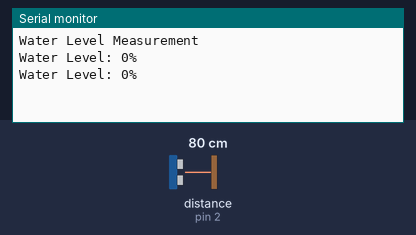
This sketch was run on a simulated Arduino Uno, built with avr-gcc and run on an emulated ATmega328P. On the bench: the last lines printed to the serial monitor. The test bench sets the inputs (shaded band); at power-on: distance to the obstacle (sensor on pin 2) 80 cm. The echo pulse lasts 58.3 µs per cm.

Above: at 1.8 s.
1.9 s: distance to the obstacle (sensor on pin 2) set to 97 cm
At 2.8 s:
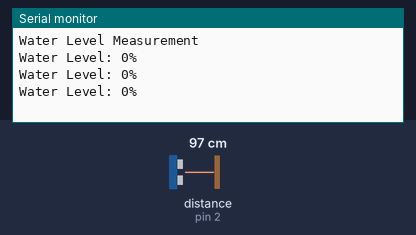
3.4 s: distance to the obstacle (sensor on pin 2) set to 104 cm
At 4.8 s:
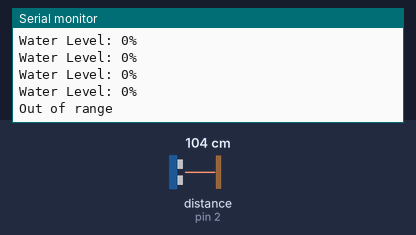

The sketch:

water_lev.ino
```cpp
#include <NewPing.h>

const int TRIGGER_PIN = 4;
const int ECHO_PIN = 2;
const int MAX_DISTANCE = 100; // Maximum distance in centimeters. Adjust this according to your sensor's specifications.
const int TANK_HEIGHT = 30; // The height of your water tank in centimeters.

NewPing sonar(TRIGGER_PIN, ECHO_PIN, MAX_DISTANCE);

int readWaterLevel() {
  // Send a pulse to the sensor to start the measurement.
  unsigned int distance = sonar.ping_cm();

  if (distance == 0) {
    Serial.println("Out of range");
    return -1; // Return -1 to indicate an error or out-of-range reading.
  } else {
    // Calculate the water level percentage.
    int waterLevel = 100 - ((distance * 100) / TANK_HEIGHT);

    // Ensure the water level percentage is within bounds.
    waterLevel = constrain(waterLevel, 0, 100);

    return waterLevel;
  }
}

void setup() {
  Serial.begin(115200);
  Serial.println("Water Level Measurement");
}

void loop() {
  int waterLevelPercentage = readWaterLevel();

  if (waterLevelPercentage != -1) {
    // Print the water level on the serial monitor.
    Serial.print("Water Level: ");
    Serial.print(waterLevelPercentage);
    Serial.println("%");
  }

  delay(1000); // Adjust this delay as needed for the desired update frequency.
}
```

Measured:
- the behaviour switches between 100 and 101 cm on distance to the obstacle (sensor on pin 2) (found by bisection; images 1 and 2)
- after the input at 3.4 s, the serial monitor: prints a new line after 0.63 s (image 2)
